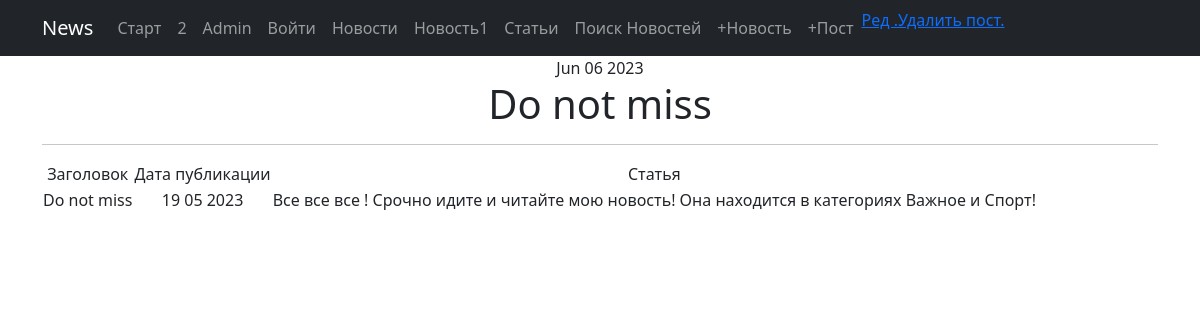
The app's page /article/1 with its own data.
### News_Portal/models.py (models this page shows, shortened)
class Post(models.Model):
    article = 'AR'
    news = 'NE'
    POSITIONS = [
        (article, 'Статья'),
        (news, 'Новость')
    ]
    author = models.ForeignKey('Author', on_delete=models.CASCADE)  # связь «один ко многим» с моделью Author;
    position = models.CharField(max_length=2, choices=POSITIONS, default=article)  # «статья» или «новость»;
    date_time = models.DateTimeField(auto_now_add=True)  # автоматически добавляемая дата и время создания;
    category = models.ManyToManyField('Category', through='PostCategory')  # связь «многие ко многим»
    title = models.CharField(max_length=50, unique=True)  # заголовок статьи/новости;
    text = models.TextField(default="Текст отсутствует.")  # текст статьи/новости;
    ratio = models.IntegerField(default=0)  # рейтинг статьи/новости."

### News_Portal/views.py (the view)
# urls.py: path('<int:p_key>', ArticleDetail.as_view(), name='arst'),
class ArticleDetail(DetailView):
    model = Post
    template_name = 'a_single_news.html'
    context_object_name = 'news_solo'
    pk_url_kwarg = 'p_key'
    def get_object(self, queryset=None):
        obj = super().get_object(queryset=queryset)
        if obj.position == 'NE':
            raise Http404("This not a article")
        return obj

### News_Portal/models.py (called while the page is built)
    def __str__(self):
        return self.author_name

### News_Portal/templatetags/custom_filters.py (called while the page is built)
@register.filter()
def censor(some_text, bad=bad_words):
    if not isinstance(some_text, str):
        raise NotAString()
    for bad_word in bad:
        i = -2
        while i != -1:
            i = some_text.lower().find(bad_word)
            if i >= 0:
                some_text = some_text[0:i + 1] + '*' * (len(bad_word) - 1) + some_text[i + len(bad_word):]
                print(type(some_text))
    return some_text

### News_Portal/templatetags/custom_tags.py (called while the page is built)
@register.simple_tag()
def current_time(format_string='%b %d %Y'):
    return datetime.utcnow().strftime(format_string)

### templates/a_single_news.html (shortened to what this page needs)
{% extends 'flatpages/default.html' %}
{% load custom_filters %}
{% block content %}
<h1>{{ news_solo.title|censor }}</h1>
<hr>
{% if news_solo %}
<table>
    <tr>
        <td>Заголовок </td>
        <td>Дата публикации </td>
        <td>Статья</td>
    </tr>
    <tr>
        <td>{{ news_solo.title|censor }}</td>
        <td>{{ news_solo.date_time|date:' d m Y' }}</td>
        <td>{{ news_solo.text|censor}}</td>
    </tr>
</table>
{% else %}
<h2>Новости нет!</h2>
{% endif %}
{% endblock content %}

### records on screen
Post: title|censor "Do not miss", date_time "19 05 2023", text|censor "Все все все ! Срочно идите и читайте мою новость! Она находится в категориях Важное и Спорт!"
